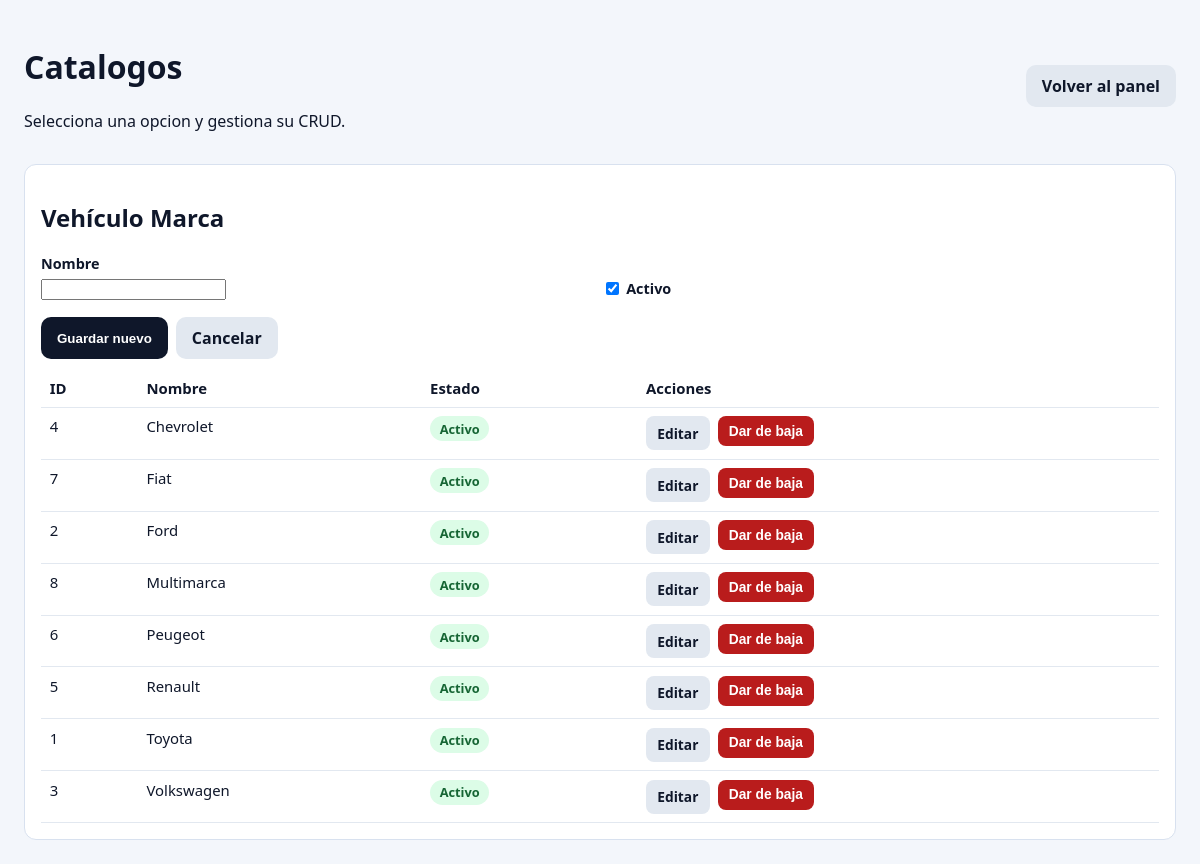
/catalogos.php?seccion=vehiculo_marca (signed in), run on the app's committed database.
### tables this page shows
CREATE TABLE `vehiculos_marcas` (
  `id_vehiculo_marca` int NOT NULL AUTO_INCREMENT,
  `nombre_marca_v` varchar(100) NOT NULL,
  `activo` tinyint(1) DEFAULT '1',
  PRIMARY KEY (`id_vehiculo_marca`)
);

### public/catalogos.php (the view, shortened to what this page needs)
<?php
$projectRoot = dirname(__DIR__);
$seccion = (string) ($_GET['seccion'] ?? 'marca');
$vehiculoMarcaForm = [
    'id_vehiculo_marca' => 0,
    'nombre_marca_v' => '',
    'activo' => '1',
];
try {
    $pdo = Database::connect($projectRoot);
} catch (Throwable $e) {
    http_response_code(500);
    echo 'No se pudo conectar a la base de datos: ' . htmlspecialchars($e->getMessage());
    exit;
}
$vehiculosMarcas = $pdo->query(
    'SELECT id_vehiculo_marca, nombre_marca_v, activo
     FROM vehiculos_marcas
     ORDER BY activo DESC, nombre_marca_v ASC'
)->fetchAll();
?>
<!doctype html>
<html lang="es">
<head>
</head>
<body>
<div class="container">
    <div class="top">
        <div>
            <h1>Catalogos</h1>
            <p>Selecciona una opcion y gestiona su CRUD.</p>
        </div>
        <div class="actions">
            <a class="btn btn-muted" href="/dashboard.php">Volver al panel</a>
        </div>
    </div>
    <?php if ($seccion === 'vehiculo_marca'): ?>
    <div class="panel" id="vehiculos-marcas-panel">
        <h2>Vehículo Marca</h2>
        <form method="post" action="/catalogos.php">
            <div class="grid">
                <div>
                    <label for="nombre_marca_v">Nombre</label>
                    <input id="nombre_marca_v" name="nombre_marca_v" maxlength="100" required value="<?= htmlspecialchars((string) $vehiculoMarcaForm['nombre_marca_v']) ?>">
                </div>
                <div>
                    <label class="check-label">
                        <input type="checkbox" name="activo" value="1" <?= (string) $vehiculoMarcaForm['activo'] === '1' ? 'checked' : '' ?>>
                        Activo
                    </label>
                </div>
            </div>
            <div class="actions" style="margin-top: 0.9rem;">
                <button class="btn btn-primary" type="submit"><?= (int) $vehiculoMarcaForm['id_vehiculo_marca'] > 0 ? 'Guardar cambios' : 'Guardar nuevo' ?></button>
                <a class="btn btn-muted" href="/catalogos.php?seccion=vehiculo_marca#vehiculos-marcas-panel">Cancelar</a>
            </div>
        </form>
        <table>
            <thead>
            <tr>
                <th>ID</th>
                <th>Nombre</th>
                <th>Estado</th>
                <th>Acciones</th>
            </tr>
            </thead>
            <tbody>
            <?php if (count($vehiculosMarcas) === 0): ?>
                <tr><td colspan="4">No hay marcas de vehículo cargadas.</td></tr>
            <?php else: ?>
                <?php foreach ($vehiculosMarcas as $row): ?>
                    <tr>
                        <td><?= (int) $row['id_vehiculo_marca'] ?></td>
                        <td><?= htmlspecialchars((string) $row['nombre_marca_v']) ?></td>
                        <td>
                            <span class="tag <?= (int) $row['activo'] === 1 ? 'ok' : 'off' ?>">
                                <?= (int) $row['activo'] === 1 ? 'Activo' : 'Inactivo' ?>
                            </span>
                        </td>
                        <td>
                            <div class="actions">
                                <a class="btn btn-muted btn-small" href="/catalogos.php?seccion=vehiculo_marca&edit_vehiculo_marca=<?= (int) $row['id_vehiculo_marca'] ?>#vehiculos-marcas-panel">Editar</a>
                                <form method="post" action="/catalogos.php#vehiculos-marcas-panel" style="display:inline;">
                                    <button class="btn <?= (int) $row['activo'] === 1 ? 'btn-danger' : 'btn-primary' ?> btn-small" type="submit">
                                        <?= (int) $row['activo'] === 1 ? 'Dar de baja' : 'Activar' ?>
                                    </button>
                                </form>
                            </div>
                        </td>
                    </tr>
                <?php endforeach; ?>
            <?php endif; ?>
            </tbody>
        </table>
    </div>
    <?php endif; ?>
</div>
</body>
</html>

### public/catalogos.php (style rules this page uses)
body { font-family: Segoe UI, Arial, sans-serif; margin: 1.5rem; background: #f3f6fb; color: #0f172a; }
.container { max-width: 1200px; margin: 0 auto; }
.top { display: flex; justify-content: space-between; align-items: center; gap: 1rem; margin-bottom: 1rem; }
.actions { display: flex; gap: 0.5rem; flex-wrap: wrap; }
.btn { display: inline-block; text-decoration: none; border: 0; border-radius: 10px; padding: 0.65rem 1rem; cursor: pointer; font-weight: 600; }
.btn-primary { background: #0f172a; color: #fff; }
.btn-muted { background: #e2e8f0; color: #0f172a; }
.btn-danger { background: #b91c1c; color: #fff; }
.btn-small { padding: 0.45rem 0.7rem; border-radius: 8px; font-size: 0.86rem; }
.panel { background: #fff; border: 1px solid #d8e1ef; border-radius: 12px; padding: 1rem; margin-bottom: 1rem; }
.grid { display: grid; grid-template-columns: repeat(auto-fit, minmax(220px, 1fr)); gap: 0.75rem; }
label { display: block; font-size: 0.9rem; margin-bottom: 0.25rem; font-weight: 600; }
.check-label { display: inline-flex; align-items: center; gap: 0.45rem; margin-top: 1.6rem; font-weight: 600; }
.check-label input[type="checkbox"] { width: auto; margin: 0; }
table { width: 100%; border-collapse: collapse; margin-top: 0.6rem; }
th, td { border-bottom: 1px solid #e2e8f0; padding: 0.55rem; text-align: left; font-size: 0.93rem; vertical-align: top; }
.tag { display: inline-block; padding: 0.2rem 0.6rem; border-radius: 999px; font-size: 0.8rem; font-weight: 700; }
.ok { background: #dcfce7; color: #166534; }

### data on the page
vehiculos_marcas: id_vehiculo_marca "4", nombre_marca_v "Chevrolet", activo "Activo"
vehiculos_marcas: id_vehiculo_marca "7", nombre_marca_v "Fiat", activo "Activo"
vehiculos_marcas: id_vehiculo_marca "2", nombre_marca_v "Ford", activo "Activo"
vehiculos_marcas: id_vehiculo_marca "8", nombre_marca_v "Multimarca", activo "Activo"
vehiculos_marcas: id_vehiculo_marca "6", nombre_marca_v "Peugeot", activo "Activo"
vehiculos_marcas: id_vehiculo_marca "5", nombre_marca_v "Renault", activo "Activo"
vehiculos_marcas: id_vehiculo_marca "1", nombre_marca_v "Toyota", activo "Activo"
vehiculos_marcas: id_vehiculo_marca "3", nombre_marca_v "Volkswagen", activo "Activo"
